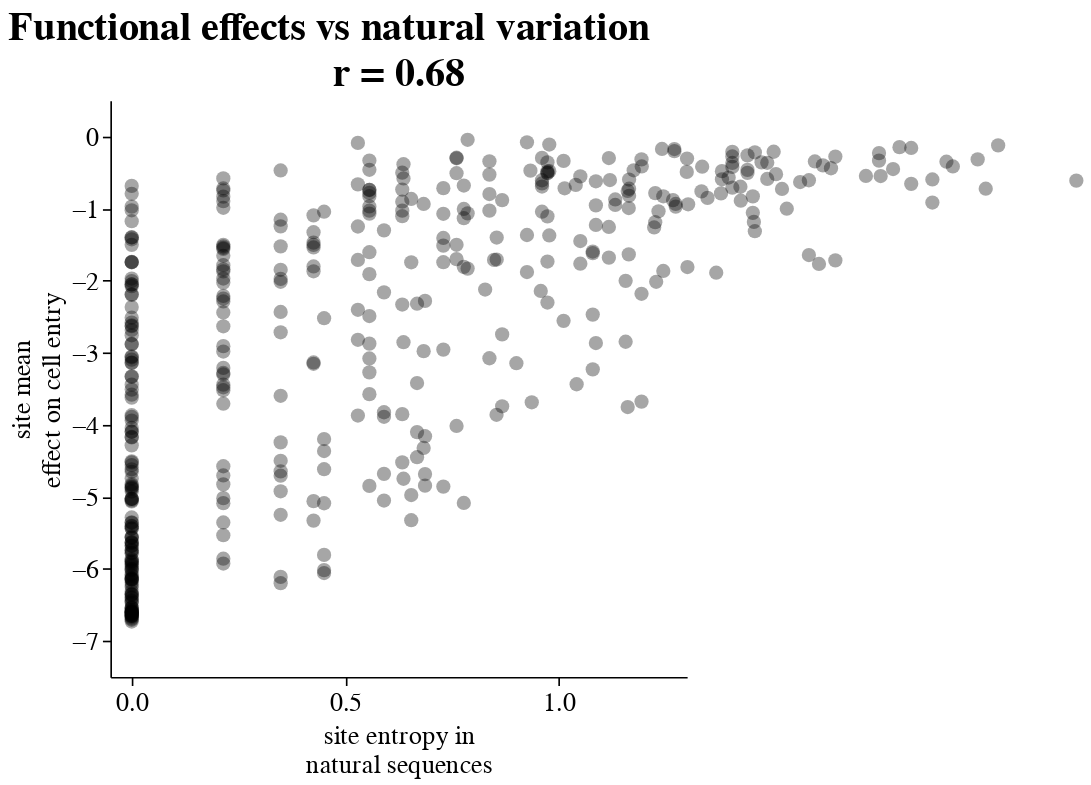

Notebook cell for this chart:
### Code cell
subplots = []
# Can subset on specific regions but for now just show all
for index,region in enumerate(["all"]):

    # Subset data based on region
    subsetted_data = None
    if region == "all":
        subsetted_data = func_effects
    else:
        subsetted_data = func_effects.query("region == @region")

    # Calculate statistics
    r, p = sp.stats.pearsonr(
        subsetted_data.dropna()["effect"], 
        subsetted_data.dropna()["entropy"]
    )
    print(f"r correlation for {region}: {r:.2f}")
    subtitle = "r = " + str("{0:.2f}".format(r))
        
    curr_subplot = alt.Chart(subsetted_data, title=subtitle).mark_point(
        filled=True, 
        color="black", 
        size=75,
        opacity=0.35,
    ).encode(
        alt.X(
            "entropy",
            axis=alt.Axis(
                title=["site entropy in", "natural sequences"], 
                values=[0,0.5,1],
                domainWidth=1,
                domainColor="black",
                tickColor="black",
            ),
            scale=alt.Scale(domain=[-0.05, 1.3])
        ),
        alt.Y(
            "effect",
            axis=alt.Axis(
                title=["site mean", "effect on cell entry"], 
                values=[-7,-6,-5,-4,-3,-2,-1,0],
                domainWidth=1,
                domainColor="black",
                tickColor="black",
            ),
            scale=alt.Scale(domain=[-7.5,0.5])
        ),
        tooltip=[
            "site",
            "natural_sequence_site",
            "sequential_site",
            "wildtype",
            "effect",
            "n_effective",
            "entropy",
        ], 
    ).properties(
        width=350,
        height=350,
    )
    
    subplots.append(curr_subplot)

# Create final combined plot
natural_vs_func_effects = alt.hconcat(
    subplots[0],
    spacing=5,
    title="Functional effects vs natural variation",
).configure_axis(
    grid=False,
    labelFontSize=16,
    titleFontSize=16,
    labelFontWeight="normal",
    titleFontWeight="normal",
).configure_title(
    fontSize=24,
).configure_view(
    stroke=None
)

# Make output dir if doesn't exist
if not os.path.exists(natural_diversity_outdir):
    os.mkdir(natural_diversity_outdir)

print(f"Saving to {func_effects_vs_nature_html}")
natural_vs_func_effects.save(func_effects_vs_nature_html)

natural_vs_func_effects

### Figure 1 — Vega-Lite specification as saved in the notebook (floating-point values rounded to 4 significant figures; data arrays with more than 128 entries replaced by an {"elided": "..."} marker saying what was removed)
{"config": {"view": {"continuousWidth": 300, "continuousHeight": 300, "stroke": null}, "axis": {"grid": false, "labelFontSize": 16, "labelFontWeight": "normal", "titleFontSize": 16, "titleFontWeight": "normal"}, "title": {"fontSize": 24}}, "hconcat": [{"mark": {"type": "point", "color": "black", "filled": true, "opacity": 0.35, "size": 75}, "encoding": {"tooltip": [{"field": "site", "type": "quantitative"}, {"field": "natural_sequence_site", "type": "quantitative"}, {"field": "sequential_site", "type": "quantitative"}, {"field": "wildtype", "type": "nominal"}, {"field": "effect", "type": "quantitative"}, {"field": "n_effective", "type": "quantitative"}, {"field": "entropy", "type": "quantitative"}], "x": {"axis": {"domainColor": "black", "domainWidth": 1, "tickColor": "black", "title": ["site entropy in", "natural sequences"], "values": [0, 0.5, 1]}, "field": "entropy", "scale": {"domain": [-0.05, 1.3]}, "type": "quantitative"}, "y": {"axis": {"domainColor": "black", "domainWidth": 1, "tickColor": "black", "title": ["site mean", "effect on cell entry"], "values": [-7, -6, -5, -4, -3, -2, -1, 0]}, "field": "effect", "scale": {"domain": [-7.5, 0.5]}, "type": "quantitative"}}, "height": 350, "title": "r = 0.68", "width": 350}], "data": {"name": "data-6c2b5a813307654538c9dad7adc78821"}, "spacing": 5, "title": "Functional effects vs natural variation", "$schema": "https://vega.github.io/schema/vega-lite/v5.16.3.json", "datasets": {"data-6c2b5a813307654538c9dad7adc78821": {"elided": "433 records"}}}
